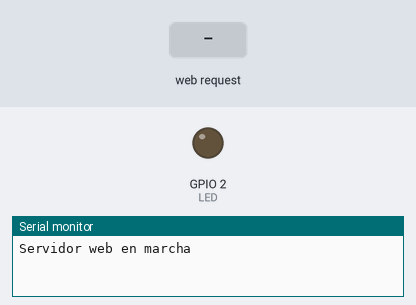
Bench run of a sketch on a simulated ESP32. Parts: output pins drawn as LEDs (lit = HIGH), the last lines printed to the serial monitor. The test bench sets the inputs (shaded band). WiFi joins after 1.5 s; servers stay silent unless stated.

Above: at 1.5 s.
1.6 s: HTTP request GET /on received
At 2.3 s:
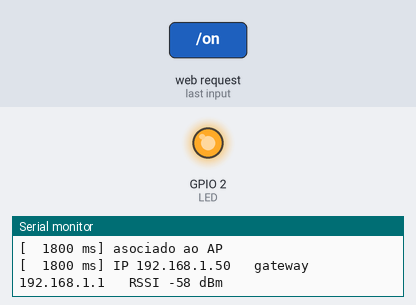
3.1 s: HTTP request GET /off received
At 3.4 s:
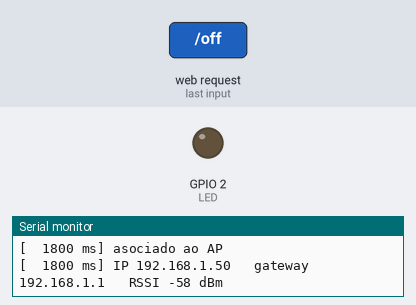
Timing chart, 0 to 6.1 s (numbered marks = the images above; inputs shaded):
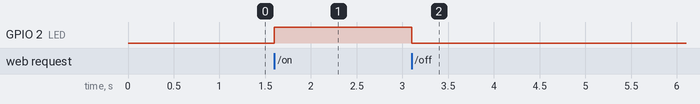

Measured:
- after the input at 1.6 s, GPIO 2 (LED): LOW → HIGH at once
- after the input at 3.1 s, GPIO 2 (LED): HIGH → LOW at once

The sketch:

Practica4.ino
```cpp
#include <WiFi.h>

#include <WebServer.h>

#include <ArduinoOTA.h>

void setupOTA() {
  ArduinoOTA.setHostname("esp32-parella-07");     // <-- o voso número
  ArduinoOTA.setPassword("hola");

  ArduinoOTA.onStart   ([]{ Serial.println("\n[ota] comeza"); });
  ArduinoOTA.onProgress([](unsigned int f, unsigned int t) {
      Serial.printf("[ota] %u%%\r", f * 100 / t); });
  ArduinoOTA.onEnd     ([]{ Serial.println("\n[ota] feito, reiniciando"); });
  ArduinoOTA.onError   ([](ota_error_t e){ Serial.printf("[ota] erro %u\n", e); });

  ArduinoOTA.begin();
}

WebServer server(80);
const int LED = 2;


String paxina() {
  char buf[420];
  snprintf(buf, sizeof(buf),
    "<!DOCTYPE html><meta name='viewport' content='width=device-width'>"
    "<h2>ESP32 &mdash; parella Pedro &</h2>"
    "<p>LED: <b>%s</b></p>"
    "<p><a href='/on'>ACENDER</a> &nbsp;|&nbsp; <a href='/off'>APAGAR</a></p>"
    "<hr><p>RSSI %d dBm &middot; uptime %lu s &middot; heap %u B</p>",
    digitalRead(LED) ? "aceso" : "apagado",
    WiFi.RSSI(), millis() / 1000, ESP.getFreeHeap());
  return String(buf);
}

const char* SSID = "Se-josepedro";      // <-- o voso
const char* PASS = "pedrosav";      // <-- o voso

void onWiFiEvent(arduino_event_id_t e, arduino_event_info_t info) {
  switch (e) {
    case ARDUINO_EVENT_WIFI_STA_CONNECTED:
      Serial.printf("[%6lu ms] asociado ao AP\n", millis());
      break;
    case ARDUINO_EVENT_WIFI_STA_GOT_IP:
      Serial.printf("[%6lu ms] IP %s   gateway %s   RSSI %d dBm\n", millis(),
                    WiFi.localIP().toString().c_str(),
                    WiFi.gatewayIP().toString().c_str(), WiFi.RSSI());
      break;
    case ARDUINO_EVENT_WIFI_STA_DISCONNECTED:
      Serial.printf("[%6lu ms] DESCONECTADO\n", millis());
      break;
    default: break;
  }
}

void setup() {
  Serial.begin(115200);
  delay(300);
  WiFi.onEvent(onWiFiEvent);
  WiFi.mode(WIFI_STA);
  WiFi.setAutoReconnect(true);
  WiFi.begin(SSID, PASS);

  pinMode(LED, OUTPUT);
  server.on("/",    []{ server.send(200, "text/html", paxina()); });
  server.on("/on",  []{ digitalWrite(LED, HIGH); server.sendHeader("Location", "/"); server.send(303); });
  server.on("/off", []{ digitalWrite(LED, LOW);  server.sendHeader("Location", "/"); server.send(303); });
  server.begin();
  Serial.println("Servidor web en marcha");
  setupOTA();
}


void loop() {
  ArduinoOTA.handle();
  server.handleClient();
  static uint32_t t = 0;
  if (millis() - t >= 5000) {
    t = millis();
    Serial.printf("estado=%d  RSSI=%d dBm\n", WiFi.status(), WiFi.RSSI());
  }
}
```
